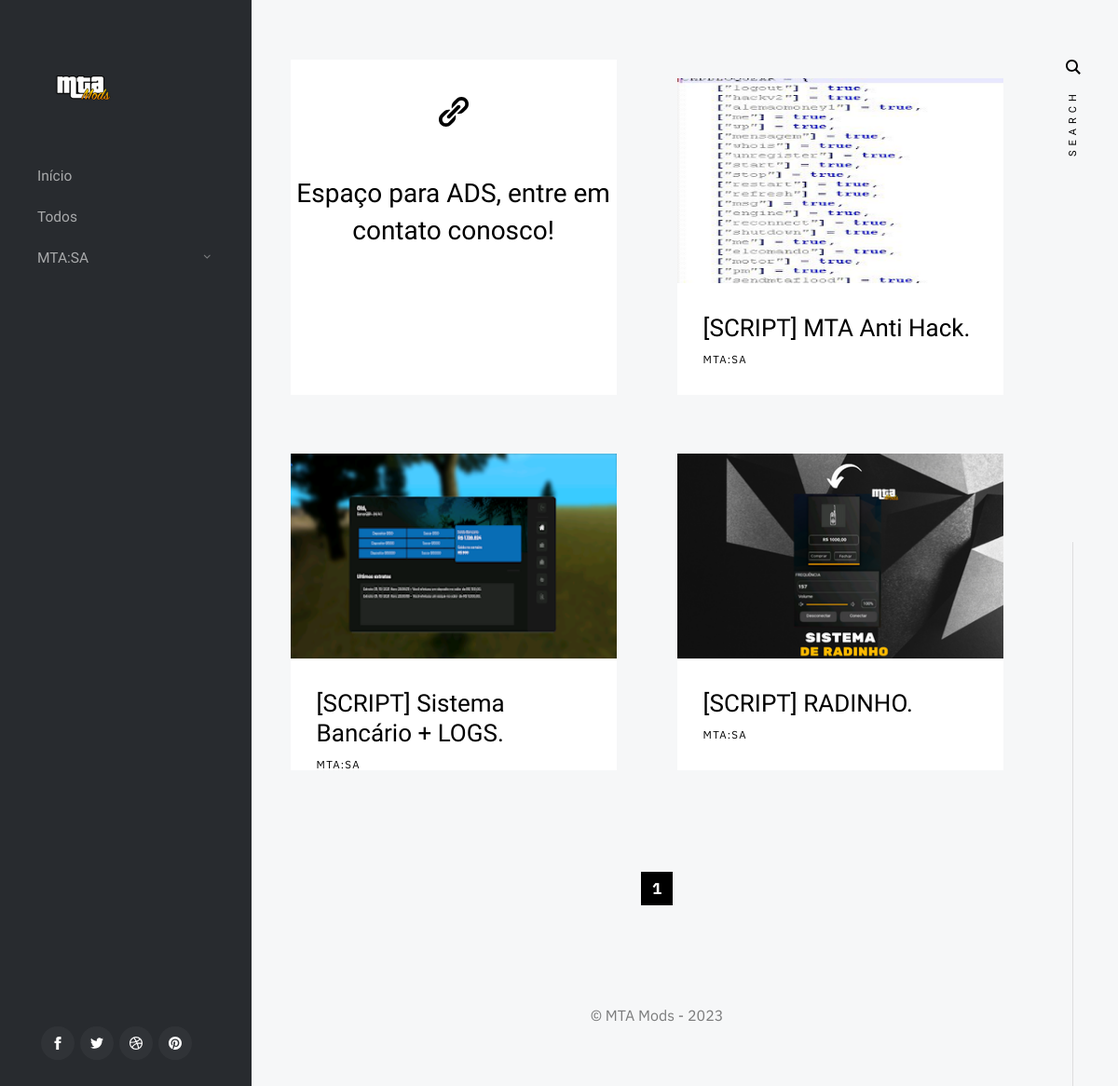
The page /mtascripts on the database its author committed.
### blog/models.py (models this page shows, shortened)
class Post(models.Model):
    post_id=models.AutoField(primary_key=True)
    title=models.CharField(max_length=200)
    content= models.TextField()
    url=models.CharField(max_length=100)
    cat=models.ForeignKey(Category,on_delete=models.CASCADE)
    image= models.ImageField(upload_to='post/')

class Category(models.Model):
    cat_id= models.AutoField(primary_key=True)
    title = models.CharField(max_length=100)
    description =models.TextField()
    url=models.CharField(max_length=100)
    image=models.ImageField(upload_to='category/')
    add_date=models.DateTimeField(auto_now_add=True,null=True)
    def __str__(self):
        return self.title

### blog/views.py (the view)
# urls.py: path('mtascripts',mtascripts.as_view()),
class mtascripts(ListView):
    paginate_by = 19
    model = Post
    template_name = 'mtasa/mtascripts.html'
    def get_queryset(self):
        return Post.objects.filter(title__icontains='[SCRIPT]')

### templates/mtasa/mtascripts.html (shortened to what this page needs)
{% include "bases/base.html" %}

### templates/bases/base.html (shortened to what this page needs)
{% load static %}
<!DOCTYPE html>
<html class="no-js" lang="en">
  <head>
    <link rel="stylesheet" href="{% static 'css/base.css'%}">
    <link rel="stylesheet" href="{% static 'css/vendor.css'%}">
    <link rel="stylesheet" href="{% static 'css/main.css'%}">
</head>
    <body>
      <div id="top" class="s-wrap site-wrapper">
          <header class="s-header">
              <div class="header__top">
                  <div class="header__logo">
                      <a class="site-logo" href="index">
                          <img src="{% static 'images/logo.png'%}" alt="Homepage">
                      </a>
                  </div>
              </div>
                {% include 'bases/menubar.html' %}
                  <ul class="header__social">
                      <li class="ss-facebook">
                          <a href="#">
                          </a>
                      </li>
                      <li class="ss-twitter">
                          <a href="#0">
                          </a>
                      </li>
                      <li class="ss-dribbble">
                          <a href="#0">
                          </a>
                      </li>
                      <li class="ss-pinterest">
                          <a href="#0">
                          </a>
                      </li>
                  </ul>
          </header>
          <div class="s-content">
              <div class="masonry-wrap">
                  <div class="masonry">
                      <article class="masonry__brick entry format-link animate-this">
                        <div class="ads entry__thumb">
                            <div class="link-wrap">
                               <h2>Espaço para ADS, entre em contato conosco!</h2>
                            </div>
                        </div>
                    </article>
                      {% for p in object_list %}
                      <article class="masonry__brick entry format-standard animate-this">
                          <div class="entry__thumb">
                              <a href="/blog/{{p.url}}" class="entry__thumb-link">
                                <img src="/media/{{p.image}}" maxwidth="" maxheight=""  style="margin-top: 20px;"
                                          srcset="/media/{{p.image}} 1x, /media/{{p.image}} 2x" alt="">
                              </a>
                          </div>
                          <div class="entry__text">
                              <div class="entry__header">
                                  <h2 class="entry__title"><a href="/blog/{{p.url}}">{{p.title}}.</a></h2>
                                  <div class="entry__meta">
                                      <span class="entry__meta-cat">
                                          <a href="/todos">{{p.cat}}</a>
                                      </span>
                                  </div>
                              </div>
                          </div>
                      </article>
                      {% empty %}
                      <div class="sopa"><H3>Nada encontrado.</H3></div>
                      {% endfor %}
                  </div>
              </div>
              <div class="row">
                  <div class="column large-full">
                      <nav class="pgn">
                          <ul>
                        <li><span class="pgn__num current">{{page_obj.number}}</span></li>
                          </ul>
                      </nav>
                  </div>
              </div>
          </div>
          <footer class="s-footer">
              <div class="row">
                  <div class="column large-full footer__content">
                      <div class="footer__copyright">
                          <span>© MTA Mods - 2023</span>
                      </div>
                  </div>
              </div>
          </footer>
      </div>
</body>
</html>

### static/css/base.css (style rules this page uses)
html { line-height: 1.15; -webkit-text-size-adjust: 100%; }
body { margin: 0; }
a { background-color: transparent; }
img { border-style: none; }
html { font-size: 62.5%; box-sizing: border-box; }
*, *::before, *::after { box-sizing: inherit; }
body { font-weight: normal; line-height: 1; word-wrap: break-word; -moz-font-smoothing: grayscale; -moz-osx-font-smoothing: grayscale; -webkit-font-smoothing: antialiased; -webkit-overflow-scrolling: touch; -webkit-text-size-adjust: none; }
svg, img, video embed, iframe, object { max-width: 100%; height: auto; }
div, dl, dt, dd, ul, ol, li, h1, h2, h3, h4, h5, h6, pre, form, p, blockquote, th, td { margin: 0; padding: 0; }
ol, ul { list-style: none; }
li { display: block; }
a { text-decoration: none; line-height: inherit; }
a img { border: none; }
.row { width: 89%; max-width: 1200px; margin: 0 auto; display: -ms-flexbox; display: -webkit-flex; display: flex; -webkit-flex-flow: row wrap; -ms-flex-flow: row wrap; flex-flow: row wrap; }
.column { -webkit-flex: 1 1 0%; -ms-flex: 1 1 0%; flex: 1 1 0%; padding: 0 20px; }
.large-12, .large-full { -webkit-flex: 0 0 100%; -ms-flex: 0 0 100%; flex: 0 0 100%; max-width: 100%; }
@media screen and (max-width:1200px) { .column { padding: 0 16px; } }

### rows shown on the page
Post: image (picture), title "[SCRIPT] MTA Anti Hack", cat "MTA:SA"
Post: image (picture), title "[SCRIPT] Sistema Bancário + LOGS", cat "MTA:SA"
Post: image (picture), title "[SCRIPT] RADINHO", cat "MTA:SA"

### other values the page prints
{{ page_obj.number }} "1"
